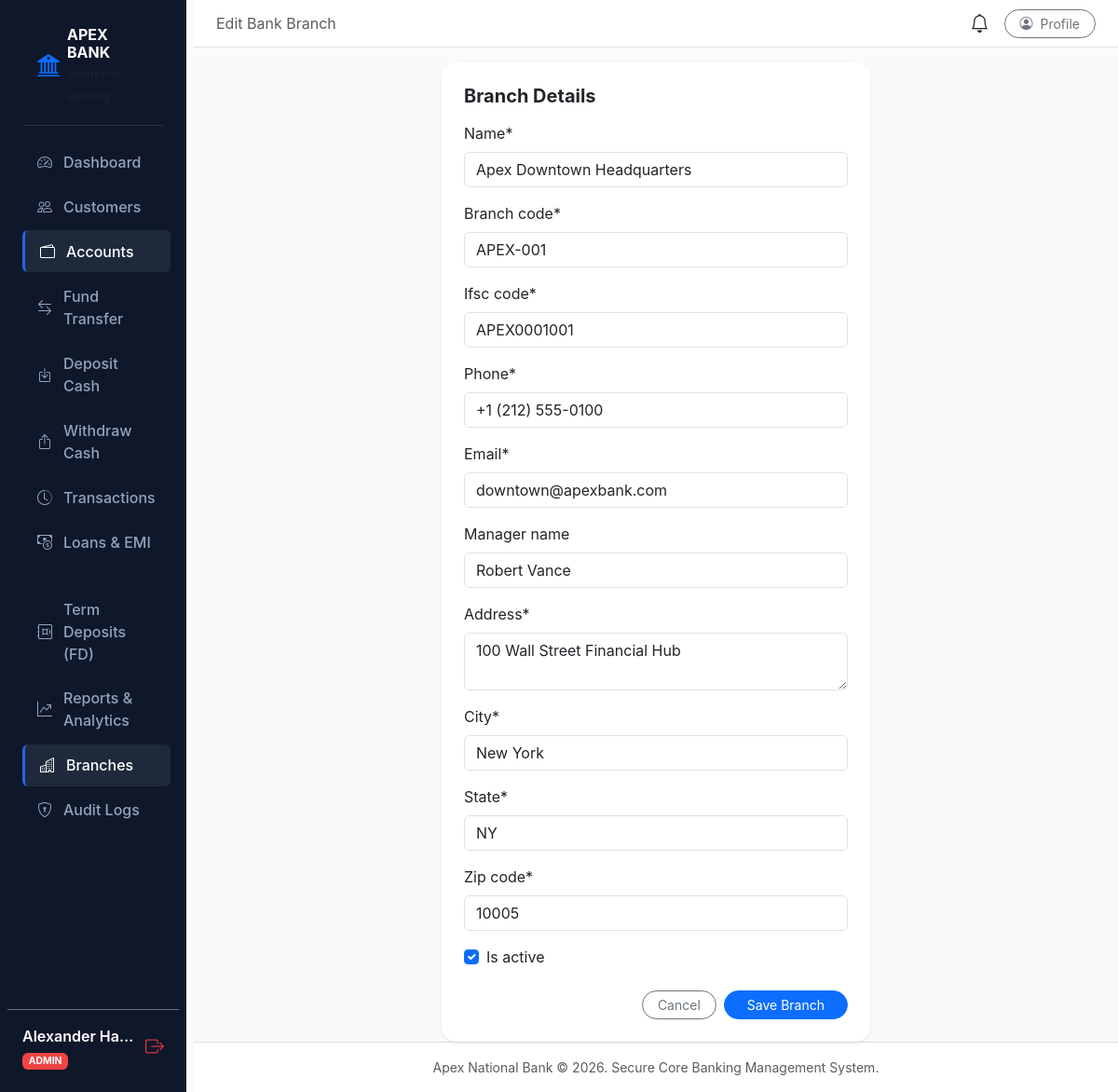
The page /accounts/branches/1/edit/ (signed in) on the database its author committed.
### apps/accounts/models.py (models this page shows, shortened)
class User(AbstractUser):
    role = models.CharField(
        max_length=20,
        choices=UserRole.choices,
        default=UserRole.CUSTOMER,
        help_text=_("Role determining system access permissions.")
    )
    phone_number = models.CharField(max_length=20, blank=True, null=True)
    is_verified = models.BooleanField(default=False)
    created_at = models.DateTimeField(auto_now_add=True)
    updated_at = models.DateTimeField(auto_now=True)
    @property
    def is_bank_staff(self):
        return self.role in [UserRole.ADMIN, UserRole.STAFF] or self.is_staff
    @property
    def is_bank_customer(self):
        return self.role == UserRole.CUSTOMER

class Branch(models.Model):
    name = models.CharField(max_length=150)
    branch_code = models.CharField(max_length=20, unique=True)
    ifsc_code = models.CharField(max_length=20, unique=True)
    address = models.TextField()
    city = models.CharField(max_length=100)
    state = models.CharField(max_length=100)
    zip_code = models.CharField(max_length=20)
    phone = models.CharField(max_length=25)
    email = models.EmailField()
    manager_name = models.CharField(max_length=100, blank=True)
    is_active = models.BooleanField(default=True)
    created_at = models.DateTimeField(auto_now_add=True)
    class Meta:
        verbose_name_plural = "Branches"
        ordering = ['branch_code']

### apps/accounts/views.py (the view)
# urls.py: path('branches/<int:pk>/edit/', views.branch_update_view, name='branch_update'),
@login_required
@admin_required
def branch_update_view(request, pk):
    branch = get_object_or_404(Branch, pk=pk)
    if request.method == 'POST':
        form = BranchForm(request.POST, instance=branch)
        if form.is_valid():
            form.save()
            messages.success(request, f"Branch {branch.name} updated.")
            return redirect('accounts:branch_list')
    else:
        form = BranchForm(instance=branch)
    return render(request, 'branches/branch_form.html', {'form': form, 'branch': branch, 'is_create': False})

### apps/accounts/forms.py
class BranchForm(forms.ModelForm):
    class Meta:
        model = Branch
        fields = ['name', 'branch_code', 'ifsc_code', 'phone', 'email', 'manager_name', 'address', 'city', 'state', 'zip_code', 'is_active']
        widgets = {
            'name': forms.TextInput(attrs={'class': 'form-control'}),
            'branch_code': forms.TextInput(attrs={'class': 'form-control'}),
            'ifsc_code': forms.TextInput(attrs={'class': 'form-control'}),
            'phone': forms.TextInput(attrs={'class': 'form-control'}),
            'email': forms.EmailInput(attrs={'class': 'form-control'}),
            'manager_name': forms.TextInput(attrs={'class': 'form-control'}),
            'address': forms.Textarea(attrs={'class': 'form-control', 'rows': 2}),
            'city': forms.TextInput(attrs={'class': 'form-control'}),
            'state': forms.TextInput(attrs={'class': 'form-control'}),
            'zip_code': forms.TextInput(attrs={'class': 'form-control'}),
            'is_active': forms.CheckboxInput(attrs={'class': 'form-check-input'}),
        }

### apps/core/context_processors.py (called while the page is built)
def banking_context(request):
    unread_notifications = 0
    recent_notifications = []
    if request.user.is_authenticated:
        recent_notifications = Notification.objects.filter(user=request.user, is_read=False)[:5]
        unread_notifications = Notification.objects.filter(user=request.user, is_read=False).count()
    return {
        'BANK_NAME': getattr(settings, 'BANK_NAME', 'Apex National Bank'),
        'BANK_CODE': getattr(settings, 'BANK_CODE', 'APEX'),
        'BASE_CURRENCY': getattr(settings, 'BASE_CURRENCY', '$'),
        'unread_notifications_count': unread_notifications,
        'recent_notifications': recent_notifications,
    }

### templates/branches/branch_form.html (shortened to what this page needs)
{% extends 'base.html' %}
{% load crispy_forms_tags %}
{% block header_title %}{% if is_create %}Add New Bank Branch{% else %}Edit Bank Branch{% endif %}{% endblock %}
{% block content %}
<div class="row justify-content-center">
  <div class="col-md-8 col-lg-6">
    <div class="card border-0 shadow-sm rounded-4 p-4">
      <h5 class="fw-bold mb-3">Branch Details</h5>
      <form method="post">
        {{ form|crispy }}
        <div class="d-flex justify-content-end gap-2 mt-4">
          <a href="{% url 'accounts:branch_list' %}" class="btn btn-outline-secondary btn-sm rounded-pill px-3">Cancel</a>
          <button type="submit" class="btn btn-primary btn-sm rounded-pill px-4">Save Branch</button>
        </div>
      </form>
    </div>
  </div>
</div>
{% endblock %}

### templates/base.html (shortened to what this page needs)
<!DOCTYPE html>
<html lang="en">
<head>
  <link href="https://cdn.jsdelivr.net/npm/bootstrap@5.3.3/dist/css/bootstrap.min.css" rel="stylesheet">
  <link rel="stylesheet" href="https://cdn.jsdelivr.net/npm/bootstrap-icons@1.11.3/font/bootstrap-icons.min.css">
</head>
<body>
<div class="container-fluid p-0">
  <div class="row g-0">
    {% if user.is_authenticated %}
    <div class="col-auto col-md-3 col-xl-2 px-sm-2 px-0 sidebar d-flex flex-column justify-content-between">
      <div class="d-flex flex-column px-3 pt-2">
        <div class="brand-header d-flex align-items-center gap-2 mb-3">
          <i class="bi bi-bank2 fs-4 text-primary"></i>
          <div>
            <h6 class="text-white fw-bold mb-0">APEX BANK</h6>
            <small class="text-muted" style="font-size: 0.75rem;">Enterprise Banking</small>
          </div>
        </div>
        <ul class="nav nav-pills flex-column mb-auto">
          <li class="nav-item">
            <a href="{% url 'core:dashboard' %}" class="nav-link {% if request.resolver_match.url_name == 'dashboard' %}active{% endif %}">
              <i class="bi bi-speedometer2"></i> Dashboard
            </a>
          </li>
          {% if user.is_bank_staff %}
          <li>
            <a href="{% url 'accounts:customer_list' %}" class="nav-link {% if 'customer' in request.path %}active{% endif %}">
              <i class="bi bi-people"></i> Customers
            </a>
          </li>
          {% endif %}
          <li>
            <a href="{% url 'banking:account_list' %}" class="nav-link {% if 'accounts' in request.path %}active{% endif %}">
              <i class="bi bi-wallet2"></i> Accounts
            </a>
          </li>
          <li>
            <a href="{% url 'banking:transfer' %}" class="nav-link {% if 'transfer' in request.path %}active{% endif %}">
              <i class="bi bi-arrow-left-right"></i> Fund Transfer
            </a>
          </li>
          {% if user.is_bank_staff %}
          <li>
            <a href="{% url 'banking:deposit' %}" class="nav-link {% if 'deposit' in request.path %}active{% endif %}">
              <i class="bi bi-box-arrow-in-down"></i> Deposit Cash
            </a>
          </li>
          <li>
            <a href="{% url 'banking:withdraw' %}" class="nav-link {% if 'withdraw' in request.path %}active{% endif %}">
              <i class="bi bi-box-arrow-up"></i> Withdraw Cash
            </a>
          </li>
          {% endif %}
          <li>
            <a href="{% url 'banking:transactions' %}" class="nav-link {% if 'transactions' in request.path %}active{% endif %}">
              <i class="bi bi-clock-history"></i> Transactions
            </a>
          </li>
          <li>
            <a href="{% url 'loans:loan_list' %}" class="nav-link {% if 'loans' in request.path %}active{% endif %}">
              <i class="bi bi-cash-coin"></i> Loans & EMI
            </a>
          </li>
          <li>
            <a href="{% url 'deposits:fd_list' %}" class="nav-link {% if 'deposits' in request.path %}active{% endif %}">
              <i class="bi bi-safe"></i> Term Deposits (FD)
            </a>
          </li>
          {% if user.is_bank_staff %}
          <li>
            <a href="{% url 'core:analytics' %}" class="nav-link {% if 'analytics' in request.path %}active{% endif %}">
              <i class="bi bi-graph-up-arrow"></i> Reports & Analytics
            </a>
          </li>
          <li>
            <a href="{% url 'accounts:branch_list' %}" class="nav-link {% if 'branches' in request.path %}active{% endif %}">
              <i class="bi bi-buildings"></i> Branches
            </a>
          </li>
          <li>
            <a href="{% url 'core:audit_logs' %}" class="nav-link {% if 'audit-logs' in request.path %}active{% endif %}">
              <i class="bi bi-shield-lock"></i> Audit Logs
            </a>
          </li>
          {% endif %}
        </ul>
      </div>
      <div class="px-3 pb-3 border-top border-secondary pt-3">
        <div class="d-flex align-items-center justify-content-between mb-2">
          <div class="text-truncate me-2">
            <span class="text-white d-block fw-semibold text-truncate">{{ user.get_full_name|default:user.username }}</span>
            <span class="badge badge-{{ user.role|lower }} text-white" style="font-size: 0.65rem;">{{ user.role }}</span>
          </div>
          <a href="{% url 'accounts:logout' %}" class="text-danger" title="Logout">
            <i class="bi bi-box-arrow-right fs-5"></i>
          </a>
        </div>
      </div>
    </div>
    {% endif %}
    <div class="{% if user.is_authenticated %}col ps-md-2{% else %}col-12{% endif %}">
      {% if user.is_authenticated %}
      <nav class="navbar navbar-expand-lg navbar-light bg-white border-bottom px-4 py-2 sticky-top">
        <div class="container-fluid p-0">
          <span class="navbar-brand text-muted fs-6 mb-0">{% block header_title %}Apex Banking Portal{% endblock %}</span>
          <div class="d-flex align-items-center gap-3">
            <div class="dropdown">
              <a class="position-relative text-dark text-decoration-none" href="#" data-bs-toggle="dropdown">
                <i class="bi bi-bell fs-5"></i>
              </a>
            </div>
            <a href="{% url 'accounts:profile' %}" class="btn btn-sm btn-outline-secondary d-flex align-items-center gap-2 rounded-pill px-3">
              <i class="bi bi-person-circle"></i>
              <span>Profile</span>
            </a>
          </div>
        </div>
      </nav>
      {% endif %}
      <div class="container-fluid px-4 pt-3">
        {% block content %}{% endblock %}
      </div>
      <footer class="mt-auto py-3 text-center text-muted border-top bg-white small">
        <div class="container">
          <span>Apex National Bank &copy; 2026. Secure Core Banking Management System.</span>
        </div>
      </footer>
    </div>
  </div>
</div>
</body>
</html>

### templates/base.html (style rules this page uses)
:root { --primary-navy: #0F172A; --secondary-slate: #1E293B; --accent-blue: #2563EB; --accent-teal: #0D9488; --bg-light: #F8FAFC; }
body { background-color: var(--bg-light); font-family: -apple-system, BlinkMacSystemFont, "Segoe UI", Roboto, "Helvetica Neue", Arial, sans-serif; min-height: 100vh; display: flex; flex-direction: column; }
.sidebar { background-color: var(--primary-navy); min-height: 100vh; color: #94A3B8; }
.sidebar .nav-link { color: #94A3B8; padding: 0.65rem 1rem; border-radius: 0.375rem; margin-bottom: 0.2rem; display: flex; align-items: center; gap: 0.75rem; font-weight: 500; transition: all 0.2s ease; }
.sidebar .nav-link:hover, .sidebar .nav-link.active { color: #FFFFFF; background-color: var(--secondary-slate); }
.sidebar .nav-link.active { border-left: 3px solid var(--accent-blue); }
.brand-header { padding: 1.25rem 1rem; border-bottom: 1px solid rgba(255, 255, 255, 0.1); }
.badge-admin { background-color: #EF4444; }

### rows shown on the page
User: get_full_name "Alexander Ha…", role "ADMIN"
Branch: name "Apex Downtown Headquarters", branch_code "APEX-001", ifsc_code "APEX0001001", phone "+1 (212) 555-0100", email "downtown@apexbank.com", manager_name "Robert Vance", address "100 Wall Street Financial Hub", city "New York", state "NY", zip_code "10005", is_active "☑"
